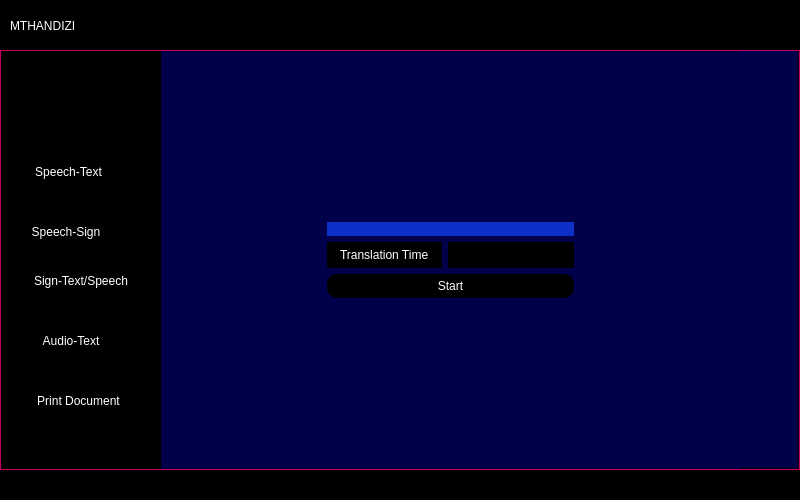
<?xml version="1.0" encoding="UTF-8"?>
<ui version="4.0">
 <class>MainWindow</class>
 <widget class="QMainWindow" name="MainWindow">
  <property name="geometry">
   <rect>
    <x>0</x>
    <y>0</y>
    <width>800</width>
    <height>500</height>
   </rect>
  </property>
  <property name="windowTitle">
   <string>MainWindow</string>
  </property>
  <widget class="QWidget" name="centralwidget">
   <layout class="QVBoxLayout" name="verticalLayout">
    <property name="spacing">
     <number>0</number>
    </property>
    <property name="leftMargin">
     <number>0</number>
    </property>
    <property name="topMargin">
     <number>0</number>
    </property>
    <property name="rightMargin">
     <number>0</number>
    </property>
    <property name="bottomMargin">
     <number>0</number>
    </property>
    <item>
     <widget class="QFrame" name="main_header">
      <property name="minimumSize">
       <size>
        <width>800</width>
        <height>50</height>
       </size>
      </property>
      <property name="maximumSize">
       <size>
        <width>16777215</width>
        <height>50</height>
       </size>
      </property>
      <property name="styleSheet">
       <string notr="true">QFrame{

background-color: rgb(0, 85, 127);
border: none;

}</string>
      </property>
      <property name="frameShape">
       <enum>QFrame::WinPanel</enum>
      </property>
      <property name="frameShadow">
       <enum>QFrame::Raised</enum>
      </property>
      <layout class="QHBoxLayout" name="horizontalLayout_2">
       <property name="spacing">
        <number>0</number>
       </property>
       <property name="leftMargin">
        <number>0</number>
       </property>
       <property name="topMargin">
        <number>0</number>
       </property>
       <property name="rightMargin">
        <number>0</number>
       </property>
       <property name="bottomMargin">
        <number>0</number>
       </property>
       <item>
        <widget class="QFrame" name="title_bar_container">
         <property name="styleSheet">
          <string notr="true">background-color: rgb(0, 0, 0);</string>
         </property>
         <property name="frameShape">
          <enum>QFrame::StyledPanel</enum>
         </property>
         <property name="frameShadow">
          <enum>QFrame::Raised</enum>
         </property>
         <widget class="QLabel" name="label_6">
          <property name="geometry">
           <rect>
            <x>10</x>
            <y>10</y>
            <width>91</width>
            <height>31</height>
           </rect>
          </property>
          <property name="styleSheet">
           <string notr="true">color: rgb(255, 255, 255);</string>
          </property>
          <property name="text">
           <string>MTHANDIZI</string>
          </property>
         </widget>
        </widget>
       </item>
      </layout>
     </widget>
    </item>
    <item>
     <widget class="QFrame" name="main_body">
      <property name="minimumSize">
       <size>
        <width>800</width>
        <height>420</height>
       </size>
      </property>
      <property name="styleSheet">
       <string notr="true">background-color: rgb(255, 0, 127);</string>
      </property>
      <property name="frameShape">
       <enum>QFrame::StyledPanel</enum>
      </property>
      <property name="frameShadow">
       <enum>QFrame::Raised</enum>
      </property>
      <layout class="QHBoxLayout" name="horizontalLayout">
       <property name="spacing">
        <number>0</number>
       </property>
       <property name="leftMargin">
        <number>0</number>
       </property>
       <property name="topMargin">
        <number>0</number>
       </property>
       <property name="rightMargin">
        <number>0</number>
       </property>
       <property name="bottomMargin">
        <number>0</number>
       </property>
       <item>
        <widget class="QFrame" name="left_side_menu">
         <property name="minimumSize">
          <size>
           <width>160</width>
           <height>418</height>
          </size>
         </property>
         <property name="maximumSize">
          <size>
           <width>160</width>
           <height>16777215</height>
          </size>
         </property>
         <property name="styleSheet">
          <string notr="true">QFrame{
	
	
	background-color: rgb(0, 0, 0);
    border:none;

}

QPushButton{
padding: 5px 10px;
border:none;
border-radius:10px;
background-color: #000;
color: #fff;
}

QPushButton:hover{

	
	
	background-color: rgb(83, 0, 125);

}</string>
         </property>
         <property name="frameShape">
          <enum>QFrame::NoFrame</enum>
         </property>
         <property name="frameShadow">
          <enum>QFrame::Raised</enum>
         </property>
         <property name="lineWidth">
          <number>1</number>
         </property>
         <widget class="QPushButton" name="speech_text">
          <property name="geometry">
           <rect>
            <x>0</x>
            <y>100</y>
            <width>140</width>
            <height>41</height>
           </rect>
          </property>
          <property name="styleSheet">
           <string notr="true">padding-left: 5px;</string>
          </property>
          <property name="text">
           <string>Speech-Text</string>
          </property>
          <property name="icon">
           <iconset>
            <normaloff>Images/icons8_Voice_Recognition_50px_3.png</normaloff>Images/icons8_Voice_Recognition_50px_3.png</iconset>
          </property>
          <property name="iconSize">
           <size>
            <width>32</width>
            <height>32</height>
           </size>
          </property>
         </widget>
         <widget class="QPushButton" name="speech_sign">
          <property name="geometry">
           <rect>
            <x>0</x>
            <y>160</y>
            <width>140</width>
            <height>41</height>
           </rect>
          </property>
          <property name="styleSheet">
           <string notr="true">padding-left: 0px;</string>
          </property>
          <property name="text">
           <string>Speech-Sign</string>
          </property>
          <property name="icon">
           <iconset>
            <normaloff>Images/icons8_Translator_50px.png</normaloff>Images/icons8_Translator_50px.png</iconset>
          </property>
          <property name="iconSize">
           <size>
            <width>32</width>
            <height>32</height>
           </size>
          </property>
         </widget>
         <widget class="QPushButton" name="sign_text_speech">
          <property name="geometry">
           <rect>
            <x>10</x>
            <y>210</y>
            <width>140</width>
            <height>40</height>
           </rect>
          </property>
          <property name="text">
           <string>Sign-Text/Speech</string>
          </property>
          <property name="icon">
           <iconset>
            <normaloff>Images/icons8_Sign_Language_64px.png</normaloff>Images/icons8_Sign_Language_64px.png</iconset>
          </property>
          <property name="iconSize">
           <size>
            <width>36</width>
            <height>36</height>
           </size>
          </property>
         </widget>
         <widget class="QPushButton" name="audio_text">
          <property name="geometry">
           <rect>
            <x>0</x>
            <y>270</y>
            <width>140</width>
            <height>40</height>
           </rect>
          </property>
          <property name="styleSheet">
           <string notr="true"/>
          </property>
          <property name="text">
           <string>Audio-Text</string>
          </property>
          <property name="icon">
           <iconset>
            <normaloff>Images/icons8_Audio_Book_50px.png</normaloff>Images/icons8_Audio_Book_50px.png</iconset>
          </property>
          <property name="iconSize">
           <size>
            <width>32</width>
            <height>32</height>
           </size>
          </property>
         </widget>
         <widget class="QPushButton" name="pushButton_5">
          <property name="geometry">
           <rect>
            <x>10</x>
            <y>330</y>
            <width>140</width>
            <height>40</height>
           </rect>
          </property>
          <property name="styleSheet">
           <string notr="true">padding-left: 5px;</string>
          </property>
          <property name="text">
           <string>Print Document</string>
          </property>
          <property name="icon">
           <iconset>
            <normaloff>Images/icons8_Print_50px_2.png</normaloff>Images/icons8_Print_50px_2.png</iconset>
          </property>
          <property name="iconSize">
           <size>
            <width>32</width>
            <height>32</height>
           </size>
          </property>
         </widget>
        </widget>
       </item>
       <item>
        <widget class="QFrame" name="center_main_items">
         <property name="minimumSize">
          <size>
           <width>579</width>
           <height>418</height>
          </size>
         </property>
         <property name="styleSheet">
          <string notr="true">background-color: rgb(255, 255, 255);</string>
         </property>
         <property name="frameShape">
          <enum>QFrame::NoFrame</enum>
         </property>
         <property name="frameShadow">
          <enum>QFrame::Raised</enum>
         </property>
         <layout class="QVBoxLayout" name="verticalLayout_2">
          <property name="spacing">
           <number>0</number>
          </property>
          <property name="leftMargin">
           <number>0</number>
          </property>
          <property name="topMargin">
           <number>0</number>
          </property>
          <property name="rightMargin">
           <number>0</number>
          </property>
          <property name="bottomMargin">
           <number>0</number>
          </property>
          <item>
           <widget class="QStackedWidget" name="stackedWidget">
            <property name="minimumSize">
             <size>
              <width>579</width>
              <height>418</height>
             </size>
            </property>
            <property name="currentIndex">
             <number>0</number>
            </property>
            <widget class="QWidget" name="speechtotext">
             <property name="styleSheet">
              <string notr="true">background-color: rgb(0, 0, 75);
</string>
             </property>
             <layout class="QHBoxLayout" name="horizontalLayout_4">
              <property name="spacing">
               <number>0</number>
              </property>
              <property name="leftMargin">
               <number>0</number>
              </property>
              <property name="topMargin">
               <number>0</number>
              </property>
              <property name="rightMargin">
               <number>0</number>
              </property>
              <property name="bottomMargin">
               <number>0</number>
              </property>
              <item>
               <widget class="QFrame" name="frame">
                <property name="styleSheet">
                 <string notr="true">background-color: rgb(0, 0, 75);</string>
                </property>
                <property name="frameShape">
                 <enum>QFrame::StyledPanel</enum>
                </property>
                <property name="frameShadow">
                 <enum>QFrame::Raised</enum>
                </property>
                <layout class="QGridLayout" name="gridLayout_4">
                 <item row="1" column="2">
                  <spacer name="horizontalSpacer_4">
                   <property name="orientation">
                    <enum>Qt::Horizontal</enum>
                   </property>
                   <property name="sizeHint" stdset="0">
                    <size>
                     <width>40</width>
                     <height>20</height>
                    </size>
                   </property>
                  </spacer>
                 </item>
                 <item row="1" column="1">
                  <layout class="QVBoxLayout" name="verticalLayout_5">
                   <item>
                    <widget class="QLabel" name="label">
                     <property name="styleSheet">
                      <string notr="true">background-color: rgb(13, 48, 200);</string>
                     </property>
                     <property name="text">
                      <string/>
                     </property>
                     <property name="pixmap">
                      <pixmap>Images/text.png</pixmap>
                     </property>
                     <property name="scaledContents">
                      <bool>true</bool>
                     </property>
                     <property name="alignment">
                      <set>Qt::AlignHCenter|Qt::AlignTop</set>
                     </property>
                    </widget>
                   </item>
                   <item>
                    <layout class="QFormLayout" name="formLayout_2">
                     <item row="0" column="0">
                      <widget class="QLabel" name="label_2">
                       <property name="styleSheet">
                        <string notr="true">

QLabel{
padding: 5px 10px;
border:none;

background-color: #000;
color: #fff;
}
</string>
                       </property>
                       <property name="text">
                        <string>Translation Time</string>
                       </property>
                      </widget>
                     </item>
                     <item row="0" column="1">
                      <widget class="QLineEdit" name="time_input_stt">
                       <property name="styleSheet">
                        <string notr="true">

QLineEdit{
padding: 5px 10px;
border:none;
background-color: #000;
color: #ff0;
}
</string>
                       </property>
                      </widget>
                     </item>
                    </layout>
                   </item>
                   <item>
                    <layout class="QHBoxLayout" name="horizontalLayout_9">
                     <item>
                      <widget class="QPushButton" name="speech_text_btn">
                       <property name="styleSheet">
                        <string notr="true">QFrame{
	
	
	background-color: rgb(0, 0, 0);
    border:none;

}

QPushButton{
padding: 5px 10px;
border:none;
border-radius:10px;
background-color: #000;
color: #fff;
}

QPushButton:hover{

	
	
	background-color: rgb(83, 0, 125);

}</string>
                       </property>
                       <property name="text">
                        <string>Start</string>
                       </property>
                      </widget>
                     </item>
                    </layout>
                   </item>
                  </layout>
                 </item>
                 <item row="2" column="1">
                  <spacer name="verticalSpacer_3">
                   <property name="orientation">
                    <enum>Qt::Vertical</enum>
                   </property>
                   <property name="sizeHint" stdset="0">
                    <size>
                     <width>20</width>
                     <height>40</height>
                    </size>
                   </property>
                  </spacer>
                 </item>
                 <item row="1" column="0">
                  <spacer name="horizontalSpacer_3">
                   <property name="orientation">
                    <enum>Qt::Horizontal</enum>
                   </property>
                   <property name="sizeHint" stdset="0">
                    <size>
                     <width>40</width>
                     <height>20</height>
                    </size>
                   </property>
                  </spacer>
                 </item>
                 <item row="0" column="1">
                  <spacer name="verticalSpacer_4">
                   <property name="orientation">
                    <enum>Qt::Vertical</enum>
                   </property>
                   <property name="sizeHint" stdset="0">
                    <size>
                     <width>20</width>
                     <height>15</height>
                    </size>
                   </property>
                  </spacer>
                 </item>
                </layout>
               </widget>
              </item>
             </layout>
            </widget>
            <widget class="QWidget" name="speechtosign">
             <property name="styleSheet">
              <string notr="true">background-color: rgb(34, 26, 150);</string>
             </property>
             <layout class="QHBoxLayout" name="horizontalLayout_5">
              <property name="spacing">
               <number>0</number>
              </property>
              <property name="leftMargin">
               <number>0</number>
              </property>
              <property name="topMargin">
               <number>0</number>
              </property>
              <property name="rightMargin">
               <number>0</number>
              </property>
              <property name="bottomMargin">
               <number>0</number>
              </property>
              <item>
               <widget class="QFrame" name="frame_2">
                <property name="styleSheet">
                 <string notr="true">background-color: rgb(0, 0, 75);</string>
                </property>
                <property name="frameShape">
                 <enum>QFrame::StyledPanel</enum>
                </property>
                <property name="frameShadow">
                 <enum>QFrame::Raised</enum>
                </property>
                <layout class="QGridLayout" name="gridLayout_10">
                 <item row="1" column="0">
                  <spacer name="horizontalSpacer">
                   <property name="orientation">
                    <enum>Qt::Horizontal</enum>
                   </property>
                   <property name="sizeHint" stdset="0">
                    <size>
                     <width>40</width>
                     <height>20</height>
                    </size>
                   </property>
                  </spacer>
                 </item>
                 <item row="1" column="2">
                  <spacer name="horizontalSpacer_2">
                   <property name="orientation">
                    <enum>Qt::Horizontal</enum>
                   </property>
                   <property name="sizeHint" stdset="0">
                    <size>
                     <width>40</width>
                     <height>20</height>
                    </size>
                   </property>
                  </spacer>
                 </item>
                 <item row="1" column="1">
                  <layout class="QVBoxLayout" name="verticalLayout_9">
                   <item>
                    <layout class="QHBoxLayout" name="horizontalLayout_16">
                     <item>
                      <widget class="QLabel" name="label_5">
                       <property name="text">
                        <string/>
                       </property>
                       <property name="pixmap">
                        <pixmap>Images/388b132886a85831a52d251e2a774867.png</pixmap>
                       </property>
                       <property name="scaledContents">
                        <bool>true</bool>
                       </property>
                      </widget>
                     </item>
                    </layout>
                   </item>
                   <item>
                    <layout class="QFormLayout" name="formLayout_10">
                     <item row="0" column="0">
                      <widget class="QLabel" name="label_4">
                       <property name="styleSheet">
                        <string notr="true">

QLabel{
padding: 5px 10px;
border:none;

background-color: #000;
color: #fff;
}
</string>
                       </property>
                       <property name="text">
                        <string>Translation Time</string>
                       </property>
                      </widget>
                     </item>
                     <item row="0" column="1">
                      <widget class="QLineEdit" name="time_input_sts">
                       <property name="styleSheet">
                        <string notr="true">

QLineEdit{
padding: 5px 10px;
border:none;
background-color: #000;
color: #ff0;
}
</string>
                       </property>
                      </widget>
                     </item>
                    </layout>
                   </item>
                   <item>
                    <widget class="QPushButton" name="speech_sign_btn">
                     <property name="styleSheet">
                      <string notr="true">QFrame{
	
	
	background-color: rgb(0, 0, 0);
    border:none;

}

QPushButton{
padding: 5px 10px;
border:none;
border-radius:10px;
background-color: #000;
color: #fff;
}

QPushButton:hover{

	
	
	background-color: rgb(83, 0, 125);

}</string>
                     </property>
                     <property name="text">
                      <string>Start</string>
                     </property>
                    </widget>
                   </item>
                   <item>
                    <layout class="QHBoxLayout" name="horizontalLayout_21"/>
                   </item>
                  </layout>
                 </item>
                 <item row="0" column="1">
                  <spacer name="verticalSpacer">
                   <property name="orientation">
                    <enum>Qt::Vertical</enum>
                   </property>
                   <property name="sizeHint" stdset="0">
                    <size>
                     <width>20</width>
                     <height>40</height>
                    </size>
                   </property>
                  </spacer>
                 </item>
                 <item row="2" column="1">
                  <spacer name="verticalSpacer_2">
                   <property name="orientation">
                    <enum>Qt::Vertical</enum>
                   </property>
                   <property name="sizeHint" stdset="0">
                    <size>
                     <width>20</width>
                     <height>40</height>
                    </size>
                   </property>
                  </spacer>
                 </item>
                </layout>
               </widget>
              </item>
             </layout>
            </widget>
            <widget class="QWidget" name="signtotext">
             <property name="styleSheet">
              <string notr="true">background-color: rgb(0, 0, 75);</string>
             </property>
             <layout class="QGridLayout" name="gridLayout_12">
              <property name="leftMargin">
               <number>0</number>
              </property>
              <property name="topMargin">
               <number>0</number>
              </property>
              <property name="rightMargin">
               <number>0</number>
              </property>
              <property name="bottomMargin">
               <number>0</number>
              </property>
              <property name="spacing">
               <number>0</number>
              </property>
              <item row="0" column="0">
               <widget class="QFrame" name="frame_3">
                <property name="frameShape">
                 <enum>QFrame::StyledPanel</enum>
                </property>
                <property name="frameShadow">
                 <enum>QFrame::Raised</enum>
                </property>
                <layout class="QGridLayout" name="gridLayout_11">
                 <item row="2" column="1">
                  <widget class="QPushButton" name="start_camera">
                   <property name="styleSheet">
                    <string notr="true">QFrame{
	
	
	background-color: rgb(0, 0, 0);
    border:none;

}

QPushButton{
padding: 5px 10px;
border:none;
border-radius:10px;
background-color: #000;
color: #fff;
}

QPushButton:hover{

	
	
	background-color: rgb(83, 0, 125);

}</string>
                   </property>
                   <property name="text">
                    <string>Start</string>
                   </property>
                  </widget>
                 </item>
                 <item row="0" column="1">
                  <spacer name="verticalSpacer_5">
                   <property name="orientation">
                    <enum>Qt::Vertical</enum>
                   </property>
                   <property name="sizeHint" stdset="0">
                    <size>
                     <width>20</width>
                     <height>40</height>
                    </size>
                   </property>
                  </spacer>
                 </item>
                 <item row="1" column="1">
                  <layout class="QHBoxLayout" name="horizontalLayout_23">
                   <item>
                    <layout class="QHBoxLayout" name="horizontalLayout_24">
                     <item>
                      <widget class="QLabel" name="label_3">
                       <property name="text">
                        <string/>
                       </property>
                       <property name="pixmap">
                        <pixmap>Images/family.png</pixmap>
                       </property>
                       <property name="scaledContents">
                        <bool>true</bool>
                       </property>
                      </widget>
                     </item>
                    </layout>
                   </item>
                  </layout>
                 </item>
                 <item row="1" column="0">
                  <spacer name="horizontalSpacer_5">
                   <property name="orientation">
                    <enum>Qt::Horizontal</enum>
                   </property>
                   <property name="sizeHint" stdset="0">
                    <size>
                     <width>40</width>
                     <height>20</height>
                    </size>
                   </property>
                  </spacer>
                 </item>
                 <item row="1" column="2">
                  <spacer name="horizontalSpacer_6">
                   <property name="orientation">
                    <enum>Qt::Horizontal</enum>
                   </property>
                   <property name="sizeHint" stdset="0">
                    <size>
                     <width>40</width>
                     <height>20</height>
                    </size>
                   </property>
                  </spacer>
                 </item>
                 <item row="3" column="1">
                  <spacer name="verticalSpacer_6">
                   <property name="orientation">
                    <enum>Qt::Vertical</enum>
                   </property>
                   <property name="sizeHint" stdset="0">
                    <size>
                     <width>20</width>
                     <height>40</height>
                    </size>
                   </property>
                  </spacer>
                 </item>
                </layout>
               </widget>
              </item>
             </layout>
            </widget>
            <widget class="QWidget" name="audiototext">
             <property name="styleSheet">
              <string notr="true">background-color: rgb(0, 0, 75);</string>
             </property>
             <layout class="QHBoxLayout" name="horizontalLayout_6">
              <property name="spacing">
               <number>0</number>
              </property>
              <property name="leftMargin">
               <number>0</number>
              </property>
              <property name="topMargin">
               <number>0</number>
              </property>
              <property name="rightMargin">
               <number>0</number>
              </property>
              <property name="bottomMargin">
               <number>0</number>
              </property>
              <item>
               <widget class="QFrame" name="frame_4">
                <property name="frameShape">
                 <enum>QFrame::StyledPanel</enum>
                </property>
                <property name="frameShadow">
                 <enum>QFrame::Raised</enum>
                </property>
                <layout class="QGridLayout" name="gridLayout">
                 <item row="2" column="1">
                  <widget class="QPushButton" name="play">
                   <property name="styleSheet">
                    <string notr="true">QFrame{
	
	
	background-color: rgb(0, 0, 0);
    border:none;

}

QPushButton{
padding: 5px 10px;
border:none;
border-radius:10px;
background-color: #000;
color: #fff;
}

QPushButton:hover{

	
	
	background-color: rgb(83, 0, 125);

}</string>
                   </property>
                   <property name="text">
                    <string>Play</string>
                   </property>
                  </widget>
                 </item>
                 <item row="1" column="0" colspan="4">
                  <widget class="QSlider" name="horizontalSlider">
                   <property name="styleSheet">
                    <string notr="true">QSlider{
background-color: rgb(0, 0, 75);

}</string>
                   </property>
                   <property name="orientation">
                    <enum>Qt::Horizontal</enum>
                   </property>
                  </widget>
                 </item>
                 <item row="2" column="0">
                  <widget class="QPushButton" name="open_file">
                   <property name="styleSheet">
                    <string notr="true">QFrame{
	
	
	background-color: rgb(0, 0, 0);
    border:none;

}

QPushButton{
padding: 5px 10px;
border:none;
border-radius:10px;
background-color: #000;
color: #fff;
}

QPushButton:hover{

	
	
	background-color: rgb(83, 0, 125);

}</string>
                   </property>
                   <property name="text">
                    <string>Open</string>
                   </property>
                  </widget>
                 </item>
                 <item row="2" column="2">
                  <widget class="QPushButton" name="stop">
                   <property name="styleSheet">
                    <string notr="true">QFrame{
	
	
	background-color: rgb(0, 0, 0);
    border:none;

}

QPushButton{
padding: 5px 10px;
border:none;
border-radius:10px;
background-color: #000;
color: #fff;
}

QPushButton:hover{

	
	
	background-color: rgb(83, 0, 125);

}</string>
                   </property>
                   <property name="text">
                    <string>Stop</string>
                   </property>
                  </widget>
                 </item>
                 <item row="0" column="0" colspan="4">
                  <widget class="QWidget" name="widget_display" native="true">
                   <property name="styleSheet">
                    <string notr="true">background-color: rgb(0, 0, 0);</string>
                   </property>
                  </widget>
                 </item>
                 <item row="2" column="3">
                  <widget class="QPushButton" name="print">
                   <property name="styleSheet">
                    <string notr="true">QFrame{
	
	
	background-color: rgb(0, 0, 0);
    border:none;

}

QPushButton{
padding: 5px 10px;
border:none;
border-radius:10px;
background-color: #000;
color: #fff;
}

QPushButton:hover{

	
	
	background-color: rgb(83, 0, 125);

}</string>
                   </property>
                   <property name="text">
                    <string>Print</string>
                   </property>
                  </widget>
                 </item>
                </layout>
               </widget>
              </item>
             </layout>
            </widget>
           </widget>
          </item>
         </layout>
        </widget>
       </item>
       <item>
        <widget class="QFrame" name="right_side_menu">
         <property name="minimumSize">
          <size>
           <width>59</width>
           <height>418</height>
          </size>
         </property>
         <property name="maximumSize">
          <size>
           <width>59</width>
           <height>16777215</height>
          </size>
         </property>
         <property name="styleSheet">
          <string notr="true">background-color: rgb(0, 0, 75);</string>
         </property>
         <property name="frameShape">
          <enum>QFrame::WinPanel</enum>
         </property>
         <property name="frameShadow">
          <enum>QFrame::Raised</enum>
         </property>
        </widget>
       </item>
      </layout>
     </widget>
    </item>
    <item>
     <widget class="QFrame" name="main_footer">
      <property name="minimumSize">
       <size>
        <width>800</width>
        <height>30</height>
       </size>
      </property>
      <property name="maximumSize">
       <size>
        <width>16777215</width>
        <height>30</height>
       </size>
      </property>
      <property name="styleSheet">
       <string notr="true">QFrame{

background-color: rgb(0, 0, 0);
border:none;
}</string>
      </property>
      <property name="frameShape">
       <enum>QFrame::WinPanel</enum>
      </property>
      <property name="frameShadow">
       <enum>QFrame::Raised</enum>
      </property>
     </widget>
    </item>
   </layout>
  </widget>
 </widget>
 <resources>
  <include location="hyston.qrc"/>
 </resources>
 <connections/>
</ui>
